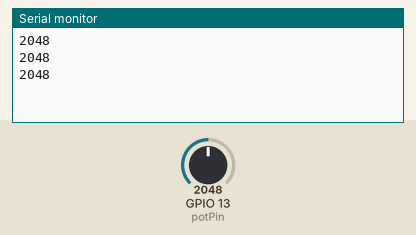
A sketch run on a simulated ESP32. Parts: the last lines printed to the serial monitor. Inputs (shaded band) come from the test bench; at power-on: GPIO 13 (potPin) = 2048.

Above: at 2.2 s.
2.3 s: GPIO 13 (potPin) set to 2866
At 2.9 s:
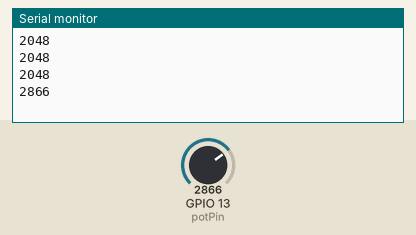
3.8 s: GPIO 13 (potPin) set to 3603
At 4.4 s:
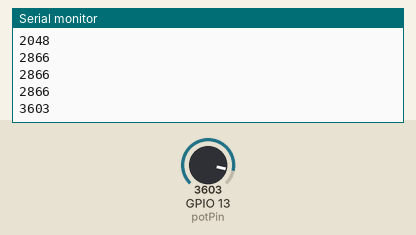
Timing chart, 0 to 6.8 s (numbered marks = the images above; inputs shaded):
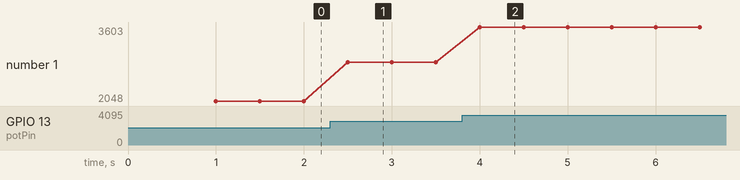

Measured:
- after the input at 2.3 s, the serial monitor: prints a new line after 0.20 s (image 1)
- after the input at 3.8 s, the serial monitor: prints a new line after 0.20 s (image 2)
- plotted number 1: 2048 → 2866 after the input at 2.3 s, 2866 → 3603 after the input at 3.8 s

The sketch:

PotTest.ino
```cpp
// Potentiometer is connected to GPIO 34 (Analog ADC1_CH6)
const int potPin = 13;
const int potRx = 34; //1955-60 4095
const int potRy = 35;
const int potLx = 36;
const int potLy = 39;
const int potL = 27;
const int potR = 13;

// variable for storing the potentiometer value
int potValue = 0;

void setup() {
  Serial.begin(115200);
  delay(1000);
}

void loop() {
  // Reading potentiometer value
  potValue = analogRead(potPin);
  Serial.println(potValue);
  delay(500);
}
```
